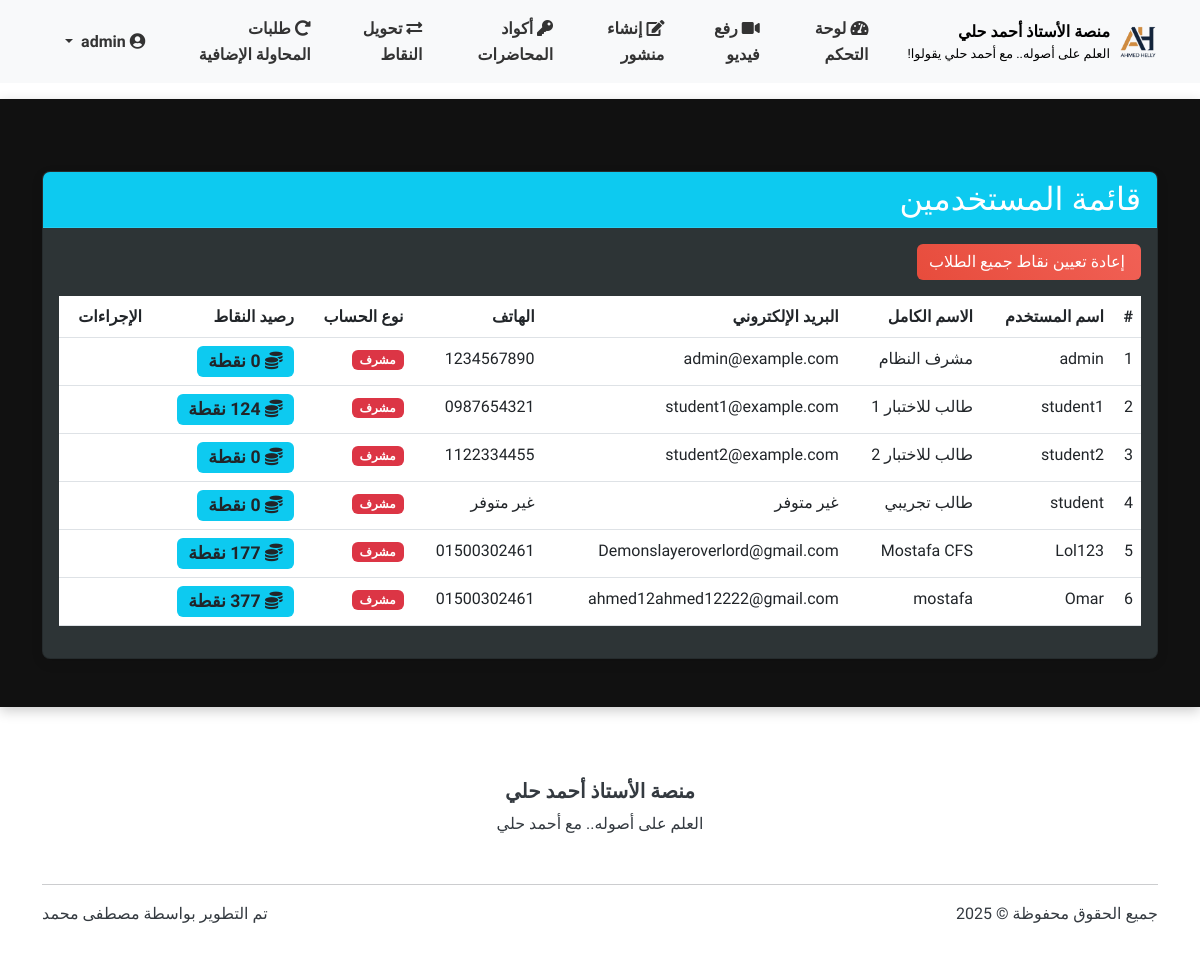
/admin/users_list (signed in), run on the app's committed database.
### models.py (models this page shows, shortened)
class User(UserMixin, db.Model):
    __tablename__ = 'users'
    id = db.Column(db.Integer, primary_key=True)
    username = db.Column(db.String(64), unique=True, nullable=False)
    full_name = db.Column(db.String(100), nullable=True)  # الاسم الثلاثي
    email = db.Column(db.String(100), nullable=True)  # البريد الإلكتروني للاستعادة
    phone = db.Column(db.String(20), nullable=True)   # رقم الهاتف للاستعادة
    password_hash = db.Column(db.String(256), nullable=False)
    role = db.Column(db.String(20), nullable=False)  # 'admin' or 'student'
    points = db.Column(db.Integer, default=0)  # نقاط المحفظة
    reset_token = db.Column(db.String(100), nullable=True)  # رمز استعادة كلمة المرور
    reset_token_expiry = db.Column(db.DateTime, nullable=True)  # تاريخ انتهاء صلاحية الرمز
    created_at = db.Column(db.DateTime, default=datetime.utcnow)  # تاريخ إنشاء الحساب
    videos = db.relationship('Video', backref='uploader', lazy='dynamic')
    comments = db.relationship('Comment', backref='author', lazy='dynamic')
    posts = db.relationship('Post', backref='author', lazy='dynamic')
    video_views = db.relationship('VideoView', backref='viewer', lazy='dynamic')
    liked_videos = db.relationship('VideoLike', foreign_keys='VideoLike.user_id', backref='liker', lazy='dynamic')
    def is_admin(self):
        return self.role == 'admin'

### routes.py (the view)
@admin_bp.route('/users_list')
@login_required
def users_list():
    if not current_user.is_admin():
        abort(403)
    users = User.query.all()
    print("\nقائمة المستخدمين:")
    print("================")
    for user in users:
        print(f"اسم المستخدم: {user.username}")
        print(f"الاسم الكامل: {user.full_name}")
        print(f"نوع المستخدم: {'مشرف' if user.role == 'admin' else 'طالب'}")
        print("----------------")
    return render_template('admin/users_list.html', users=users)

### main.py (called while the page is built)
    @login_manager.user_loader
    def load_user(user_id):
        return models.User.query.get(int(user_id))

### routes.py (called while the page is built)
@app.context_processor
def inject_now():
    return {'now': datetime.now()}

### templates/admin/users_list.html (shortened to what this page needs)
{% extends 'base.html' %}
{% block content %}
<div class="container mt-5 text-right">
    <div class="row">
        <div class="col-md-12">
            <div class="card mb-4">
                <div class="card-header bg-info text-white">
                    <h2 class="mb-0">قائمة المستخدمين</h2>
                </div>
                <div class="card-body">
                    <div class="mb-3">
                        <a href="{{ url_for('admin.reset_all_points') }}" class="btn btn-danger" onclick="return confirm('هل أنت متأكد من إعادة تعيين نقاط جميع الطلاب إلى صفر؟');">
                             إعادة تعيين نقاط جميع الطلاب
                        </a>
                    </div>
                    <div class="table-responsive">
                        <table class="table table-hover">
                            <thead class="thead-light">
                                <tr>
                                    <th>#</th>
                                    <th>اسم المستخدم</th>
                                    <th>الاسم الكامل</th>
                                    <th>البريد الإلكتروني</th>
                                    <th>الهاتف</th>
                                    <th>نوع الحساب</th>
                                    <th>رصيد النقاط</th>
                                    <th>الإجراءات</th>
                                </tr>
                            </thead>
                            <tbody>
                                {% for user in users %}
                                <tr>
                                    <td>{{ loop.index }}</td>
                                    <td>{{ user.username }}</td>
                                    <td>{{ user.full_name }}</td>
                                    <td>{{ user.email or 'غير متوفر' }}</td>
                                    <td>{{ user.phone or 'غير متوفر' }}</td>
                                    <td>
                                        {% if user.is_admin %}
                                        <span class="badge bg-danger">مشرف</span>
                                        {% else %}
                                        <span class="badge bg-primary">طالب</span>
                                        {% endif %}
                                    </td>
                                    <td>
                                        <span class="badge bg-info text-dark" style="font-size: 1.1em;">
                                            <i class="fas fa-coins"></i> {{ user.points }} نقطة
                                        </span>
                                    </td>
                                    <td>
                                    </td>
                                </tr>
                                {% endfor %}
                            </tbody>
                        </table>
                    </div>
                </div>
            </div>
        </div>
    </div>
</div>
{% endblock %}

### templates/base.html (shortened to what this page needs)
<!DOCTYPE html>
<html lang="ar" dir="rtl">
<head>
    <link rel="stylesheet" href="https://cdnjs.cloudflare.com/ajax/libs/font-awesome/5.15.4/css/all.min.css">
    <link rel="stylesheet" href="https://cdn.jsdelivr.net/npm/bootstrap@5.3.0/dist/css/bootstrap.rtl.min.css">
    <link rel="stylesheet" href="{{ url_for('static', filename='css/style.css') }}">
</head>
<body>
    <header>
        <nav class="navbar navbar-expand-lg navbar-light bg-light sticky-top">
            <div class="container">
                <a class="navbar-brand d-flex align-items-center" href="{{ url_for('main.index') }}">
                    <img src="{{ url_for('static', filename='img/ahmed-helly-logo.png') }}" alt="شعار المنصة" height="50">
                    <div class="ms-2 d-flex flex-column">
                        <span style="font-size: 1rem; color: #000; font-weight: bold;">منصة الأستاذ أحمد حلي</span>
                        <small class="d-none d-md-block" style="font-size: 0.8rem; color: #000;">العلم على أصوله.. مع أحمد حلي يقولوا!</small>
                    </div>
                </a>
                <div class="collapse navbar-collapse navbar-custom" id="navbarNav">
                    <ul class="navbar-nav">
                        {% if current_user.is_authenticated %}
                            {% if current_user.role == 'admin' %}
                                <li class="nav-item">
                                    <a class="nav-link {% if request.path.startswith('/admin/dashboard') %}active{% endif %}" href="{{ url_for('admin.dashboard') }}">
                                        <i class="fas fa-tachometer-alt"></i> لوحة التحكم
                                    </a>
                                </li>
                                <li class="nav-item">
                                    <a class="nav-link {% if request.path.startswith('/admin/upload_video') %}active{% endif %}" href="{{ url_for('admin.upload_video') }}">
                                        <i class="fas fa-video"></i> رفع فيديو
                                    </a>
                                </li>
                                <li class="nav-item">
                                    <a class="nav-link {% if request.path.startswith('/admin/create_post') %}active{% endif %}" href="{{ url_for('admin.create_post') }}">
                                        <i class="fas fa-edit"></i> إنشاء منشور
                                    </a>
                                </li>
                                <li class="nav-item">
                                    <a class="nav-link {% if request.path.startswith('/admin/lecture_codes') %}active{% endif %}" href="{{ url_for('admin.lecture_codes') }}">
                                        <i class="fas fa-key"></i> أكواد المحاضرات
                                    </a>
                                </li>
                                <li class="nav-item">
                                    <a class="nav-link {% if request.path.startswith('/admin/transfer_points') %}active{% endif %}" href="{{ url_for('admin.transfer_points') }}">
                                        <i class="fas fa-exchange-alt"></i> تحويل النقاط
                                    </a>
                                </li>
                                <li class="nav-item">
                                    <a class="nav-link {% if request.path.startswith('/admin/retry_requests') %}active{% endif %}" href="{{ url_for('admin_tests.retry_requests') }}">
                                        <i class="fas fa-redo-alt"></i> طلبات المحاولة الإضافية
                                    </a>
                                </li>
                            {% endif %}
                        {% endif %}
                    </ul>
                    {% if current_user.is_authenticated %}
                    <ul class="navbar-nav ms-auto">
                        <li class="nav-item dropdown">
                            <a class="nav-link dropdown-toggle" href="#" id="navbarDropdown" role="button"
                               data-bs-toggle="dropdown" aria-expanded="false">
                                <i class="fas fa-user-circle"></i>
                                {{ current_user.username }}
                            </a>
                        </li>
                    </ul>
                    {% endif %}
                </div>
            </div>
        </nav>
    </header>
    <main class="py-4">
        {% block content %}{% endblock %}
    </main>
    <footer class="bg-white py-4 mt-5">
        <div class="container">
            <div class="row align-items-center">
                <div class="col-md-12 text-center mb-3">
                    <h5 class="fw-bold">منصة الأستاذ أحمد حلي</h5>
                    <p class="mb-3">العلم على أصوله.. مع أحمد حلي</p>
                </div>
            </div>
            <hr>
            <div class="row">
                <div class="col-md-6">
                    <p>جميع الحقوق محفوظة &copy; 2025</p>
                </div>
                <div class="col-md-6 text-md-end">
                    <p>تم التطوير بواسطة <a href="https://www.linkedin.com/in/mstafamohamed/" target="_blank">مصطفى محمد</a></p>
                </div>
            </div>
        </div>
    </footer>
</body>
</html>

### static/css/style.css (style rules this page uses)
:root { --primary-color: #1a4c78; --primary-light: #2c6ca8; --primary-dark: #0f3251; --secondary-color: #27ae60; --secondary-light: #4cc482; --secondary-dark: #208e4e; --accent-color: #e67e22; --accent-light: #f4a261; --accent-dark: #c26620; --danger-color: #e74c3c; --text-light: #f8f9fa; --text-dark: #343a40; --bg-light: #ffffff; --bg-dark: #111111; --bg-card: #2d3436; --bg-card-dark: #222; --header-height: 80px; }
body { direction: rtl; text-align: right; font-family: 'Tajawal', 'Segoe UI', Tahoma, Geneva, Verdana, sans-serif; line-height: 1.6; color: #333; background-color: var(--bg-light); transition: background-color 0.3s ease; display: flex; flex-direction: column; min-height: 100vh; }
main { background-color: var(--bg-dark); color: var(--text-light); border-radius: 0; box-shadow: 0 4px 12px rgba(0,0,0,0.2); padding: 20px 0; flex: 1; }
header, footer { background-color: var(--bg-light); color: var(--text-dark); }
.navbar-custom .nav-link { color: var(--text-dark) !important; margin-right: 15px; padding: 8px 15px; border-radius: 5px; transition: all 0.3s ease; font-weight: bold; }
.card { animation: fadeIn 0.6s ease-out; border-radius: 8px; overflow: hidden; box-shadow: 0 4px 12px rgba(0,0,0,0.1); transition: all 0.3s ease; background-color: var(--bg-card); color: var(--text-light); }
.card .card-header { background-color: var(--bg-card-dark); color: var(--text-light); border-bottom: 1px solid rgba(255,255,255,0.1); }
.btn { transition: all 0.3s ease; border-radius: 6px; font-weight: 500; }
.btn-danger { background: linear-gradient(45deg, var(--danger-color), #f16156); border: none; }
footer { background-color: var(--bg-light); color: var(--text-dark); padding: 2rem 0; }
footer a { color: var(--text-dark); text-decoration: none; transition: all 0.3s ease; }
.navbar-brand img { max-height: 40px; }
.navbar-custom .nav-link { font-weight: bold; }

### templates/base.html (style rules this page uses)
body { font-family: 'Tajawal', sans-serif; }
.navbar-custom .nav-link { color: #333 !important; margin-left: 15px; font-weight: bold; }

### data on the page
User: username "admin", full_name "مشرف النظام", email "admin@example.com", phone "1234567890"
User: username "student1", full_name "طالب للاختبار 1", email "student1@example.com", phone "0987654321"
User: username "student2", full_name "طالب للاختبار 2", email "student2@example.com", phone "1122334455"
User: username "student", full_name "طالب تجريبي", email "غير متوفر", phone "غير متوفر"
User: username "Lol123", full_name "Mostafa CFS", email "Demonslayeroverlord@gmail.com", phone "01500302461"
User: username "Omar", full_name "mostafa", email "ahmed12ahmed12222@gmail.com", phone "01500302461"
